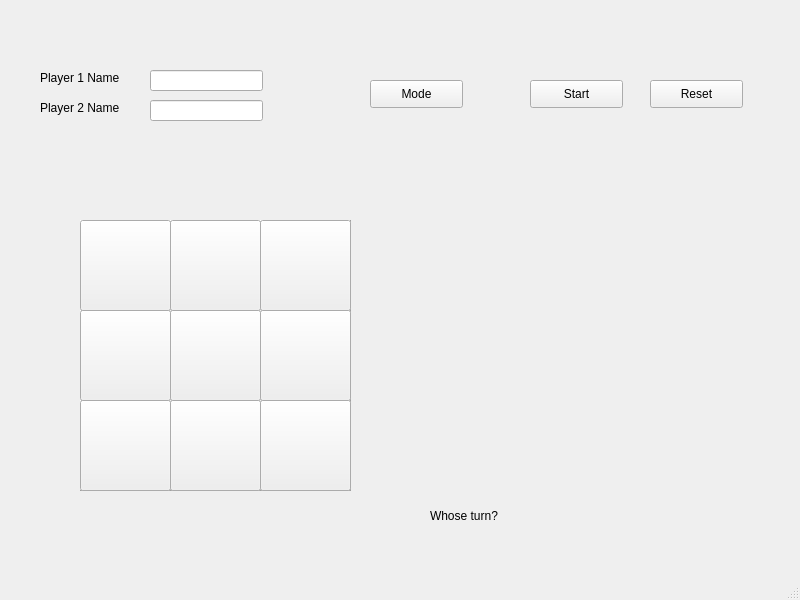
<?xml version="1.0" encoding="UTF-8"?>
<ui version="4.0">
 <class>MainWindow</class>
 <widget class="QMainWindow" name="MainWindow">
  <property name="geometry">
   <rect>
    <x>0</x>
    <y>0</y>
    <width>800</width>
    <height>600</height>
   </rect>
  </property>
  <property name="windowTitle">
   <string>MainWindow</string>
  </property>
  <widget class="QWidget" name="centralwidget">
   <widget class="QPushButton" name="pushButton_2">
    <property name="geometry">
     <rect>
      <x>530</x>
      <y>80</y>
      <width>93</width>
      <height>28</height>
     </rect>
    </property>
    <property name="text">
     <string>Start</string>
    </property>
   </widget>
   <widget class="QPushButton" name="pushButton_3">
    <property name="geometry">
     <rect>
      <x>650</x>
      <y>80</y>
      <width>93</width>
      <height>28</height>
     </rect>
    </property>
    <property name="text">
     <string>Reset</string>
    </property>
   </widget>
   <widget class="QLabel" name="label">
    <property name="geometry">
     <rect>
      <x>40</x>
      <y>160</y>
      <width>111</width>
      <height>16</height>
     </rect>
    </property>
    <property name="text">
     <string/>
    </property>
   </widget>
   <widget class="QLabel" name="label_2">
    <property name="geometry">
     <rect>
      <x>40</x>
      <y>70</y>
      <width>101</width>
      <height>16</height>
     </rect>
    </property>
    <property name="text">
     <string>Player 1 Name</string>
    </property>
   </widget>
   <widget class="QLabel" name="label_3">
    <property name="geometry">
     <rect>
      <x>40</x>
      <y>100</y>
      <width>101</width>
      <height>16</height>
     </rect>
    </property>
    <property name="text">
     <string>Player 2 Name</string>
    </property>
   </widget>
   <widget class="QLineEdit" name="lineEdit">
    <property name="geometry">
     <rect>
      <x>150</x>
      <y>70</y>
      <width>113</width>
      <height>21</height>
     </rect>
    </property>
   </widget>
   <widget class="QLineEdit" name="lineEdit_2">
    <property name="geometry">
     <rect>
      <x>150</x>
      <y>100</y>
      <width>113</width>
      <height>21</height>
     </rect>
    </property>
   </widget>
   <widget class="QPushButton" name="pushButton">
    <property name="geometry">
     <rect>
      <x>370</x>
      <y>80</y>
      <width>93</width>
      <height>28</height>
     </rect>
    </property>
    <property name="text">
     <string>Mode</string>
    </property>
   </widget>
   <widget class="QToolButton" name="toolButton">
    <property name="geometry">
     <rect>
      <x>80</x>
      <y>220</y>
      <width>91</width>
      <height>91</height>
     </rect>
    </property>
    <property name="mouseTracking">
     <bool>true</bool>
    </property>
    <property name="text">
     <string/>
    </property>
   </widget>
   <widget class="QToolButton" name="toolButton_2">
    <property name="geometry">
     <rect>
      <x>170</x>
      <y>220</y>
      <width>91</width>
      <height>91</height>
     </rect>
    </property>
    <property name="mouseTracking">
     <bool>true</bool>
    </property>
    <property name="text">
     <string/>
    </property>
   </widget>
   <widget class="QToolButton" name="toolButton_3">
    <property name="geometry">
     <rect>
      <x>260</x>
      <y>220</y>
      <width>91</width>
      <height>91</height>
     </rect>
    </property>
    <property name="mouseTracking">
     <bool>true</bool>
    </property>
    <property name="text">
     <string/>
    </property>
   </widget>
   <widget class="QToolButton" name="toolButton_4">
    <property name="geometry">
     <rect>
      <x>80</x>
      <y>310</y>
      <width>91</width>
      <height>91</height>
     </rect>
    </property>
    <property name="mouseTracking">
     <bool>true</bool>
    </property>
    <property name="text">
     <string/>
    </property>
   </widget>
   <widget class="QToolButton" name="toolButton_5">
    <property name="geometry">
     <rect>
      <x>170</x>
      <y>310</y>
      <width>91</width>
      <height>91</height>
     </rect>
    </property>
    <property name="mouseTracking">
     <bool>true</bool>
    </property>
    <property name="text">
     <string/>
    </property>
   </widget>
   <widget class="QToolButton" name="toolButton_6">
    <property name="geometry">
     <rect>
      <x>260</x>
      <y>310</y>
      <width>91</width>
      <height>91</height>
     </rect>
    </property>
    <property name="mouseTracking">
     <bool>true</bool>
    </property>
    <property name="text">
     <string/>
    </property>
   </widget>
   <widget class="QToolButton" name="toolButton_7">
    <property name="geometry">
     <rect>
      <x>80</x>
      <y>400</y>
      <width>91</width>
      <height>91</height>
     </rect>
    </property>
    <property name="mouseTracking">
     <bool>true</bool>
    </property>
    <property name="text">
     <string/>
    </property>
   </widget>
   <widget class="QToolButton" name="toolButton_8">
    <property name="geometry">
     <rect>
      <x>170</x>
      <y>400</y>
      <width>91</width>
      <height>91</height>
     </rect>
    </property>
    <property name="mouseTracking">
     <bool>true</bool>
    </property>
    <property name="text">
     <string/>
    </property>
   </widget>
   <widget class="QToolButton" name="toolButton_9">
    <property name="geometry">
     <rect>
      <x>260</x>
      <y>400</y>
      <width>91</width>
      <height>91</height>
     </rect>
    </property>
    <property name="mouseTracking">
     <bool>true</bool>
    </property>
    <property name="text">
     <string/>
    </property>
   </widget>
   <widget class="QLabel" name="lblMouse_Current_Event">
    <property name="geometry">
     <rect>
      <x>430</x>
      <y>500</y>
      <width>121</width>
      <height>31</height>
     </rect>
    </property>
    <property name="text">
     <string>Whose turn?</string>
    </property>
   </widget>
   <widget class="my_qlabel" name="lblMouse">
    <property name="geometry">
     <rect>
      <x>80</x>
      <y>220</y>
      <width>271</width>
      <height>271</height>
     </rect>
    </property>
    <property name="mouseTracking">
     <bool>true</bool>
    </property>
    <property name="frameShape">
     <enum>QFrame::Box</enum>
    </property>
    <property name="frameShadow">
     <enum>QFrame::Raised</enum>
    </property>
    <property name="text">
     <string/>
    </property>
    <property name="alignment">
     <set>Qt::AlignHCenter|Qt::AlignTop</set>
    </property>
   </widget>
   <zorder>lblMouse</zorder>
   <zorder>pushButton_2</zorder>
   <zorder>pushButton_3</zorder>
   <zorder>label</zorder>
   <zorder>label_2</zorder>
   <zorder>label_3</zorder>
   <zorder>lineEdit</zorder>
   <zorder>lineEdit_2</zorder>
   <zorder>pushButton</zorder>
   <zorder>toolButton</zorder>
   <zorder>toolButton_2</zorder>
   <zorder>toolButton_3</zorder>
   <zorder>toolButton_4</zorder>
   <zorder>toolButton_5</zorder>
   <zorder>toolButton_6</zorder>
   <zorder>toolButton_7</zorder>
   <zorder>toolButton_8</zorder>
   <zorder>toolButton_9</zorder>
   <zorder>lblMouse_Current_Event</zorder>
  </widget>
  <widget class="QMenuBar" name="menubar">
   <property name="geometry">
    <rect>
     <x>0</x>
     <y>0</y>
     <width>800</width>
     <height>26</height>
    </rect>
   </property>
  </widget>
  <widget class="QStatusBar" name="statusbar"/>
 </widget>
 <customwidgets>
  <customwidget>
   <class>my_qlabel</class>
   <extends>QLabel</extends>
   <header location="global">my_qlabel.h</header>
  </customwidget>
 </customwidgets>
 <resources/>
 <connections/>
</ui>
